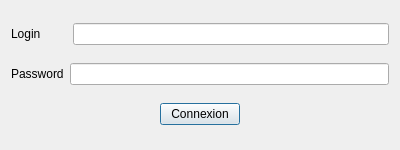
<?xml version="1.0" encoding="UTF-8"?>
<ui version="4.0">
 <class>LogDialog</class>
 <widget class="QDialog" name="LogDialog">
  <property name="geometry">
   <rect>
    <x>0</x>
    <y>0</y>
    <width>400</width>
    <height>150</height>
   </rect>
  </property>
  <property name="sizePolicy">
   <sizepolicy hsizetype="Fixed" vsizetype="Fixed">
    <horstretch>0</horstretch>
    <verstretch>0</verstretch>
   </sizepolicy>
  </property>
  <property name="minimumSize">
   <size>
    <width>400</width>
    <height>150</height>
   </size>
  </property>
  <property name="maximumSize">
   <size>
    <width>400</width>
    <height>150</height>
   </size>
  </property>
  <property name="windowTitle">
   <string>Dialog</string>
  </property>
  <layout class="QHBoxLayout" name="horizontalLayout_7">
   <item>
    <layout class="QVBoxLayout" name="verticalLayout_2">
     <item>
      <layout class="QHBoxLayout" name="horizontalLayout">
       <item>
        <widget class="QLabel" name="label">
         <property name="text">
          <string>Login        </string>
         </property>
        </widget>
       </item>
       <item>
        <widget class="QLineEdit" name="le_login"/>
       </item>
      </layout>
     </item>
     <item>
      <layout class="QHBoxLayout" name="horizontalLayout_2">
       <item>
        <widget class="QLabel" name="label_2">
         <property name="text">
          <string>Password</string>
         </property>
        </widget>
       </item>
       <item>
        <widget class="QLineEdit" name="le_mdp"/>
       </item>
      </layout>
     </item>
     <item>
      <layout class="QHBoxLayout" name="horizontalLayout_5">
       <item>
        <spacer name="horizontalSpacer">
         <property name="orientation">
          <enum>Qt::Horizontal</enum>
         </property>
         <property name="sizeHint" stdset="0">
          <size>
           <width>40</width>
           <height>20</height>
          </size>
         </property>
        </spacer>
       </item>
       <item>
        <widget class="QPushButton" name="pb_Co">
         <property name="text">
          <string>Connexion</string>
         </property>
        </widget>
       </item>
       <item>
        <spacer name="horizontalSpacer_2">
         <property name="orientation">
          <enum>Qt::Horizontal</enum>
         </property>
         <property name="sizeHint" stdset="0">
          <size>
           <width>40</width>
           <height>20</height>
          </size>
         </property>
        </spacer>
       </item>
      </layout>
     </item>
    </layout>
   </item>
   <item>
    <layout class="QVBoxLayout" name="verticalLayout_3">
     <item>
      <layout class="QHBoxLayout" name="horizontalLayout_4"/>
     </item>
    </layout>
   </item>
  </layout>
 </widget>
 <resources/>
 <connections/>
</ui>
